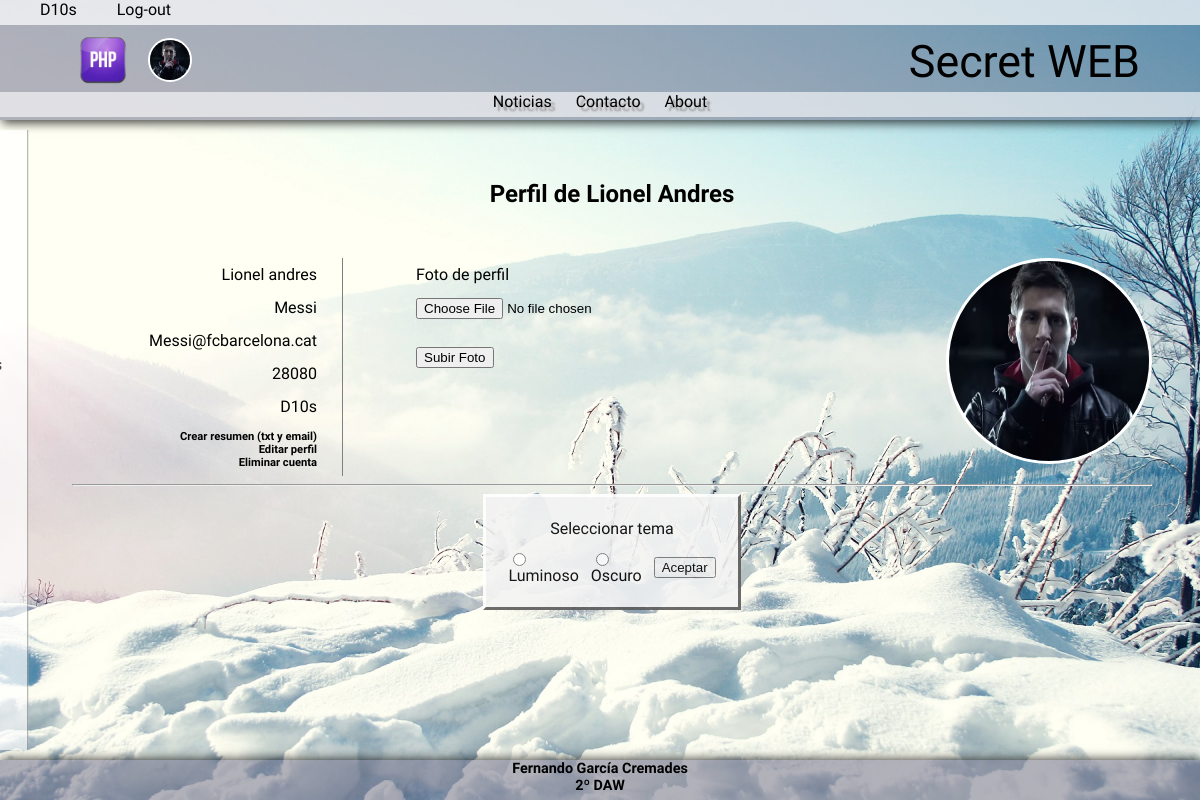
Page /perfil.php (signed in) on the committed database.
### tables this page shows
CREATE TABLE `usuario` (
  `id` int(11) NOT NULL AUTO_INCREMENT,
  `nombre` varchar(50) NOT NULL,
  `apellidos` varchar(100) NOT NULL,
  `correo` varchar(100) NOT NULL,
  `cp` int(5) NOT NULL,
  `pass` varchar(255) NOT NULL,
  `nick` varchar(50) NOT NULL,
  PRIMARY KEY (`id`)
);

### perfil.php (the view, shortened to what this page needs)
<?php
include "includes/cabecera.php";
?>
<article>
<h2>Perfil de <?=ucwords(strtolower($usuario["nombre"])); ?></h2>
<ul class="perfil">
	<li><?=ucfirst(strtolower($usuario["nombre"])); ?></li>
	<li><?=ucwords(strtolower($usuario["apellidos"])); ?></li>
	<li><?=ucfirst(strtolower($usuario["correo"])); ?></li>
	<li><?=ucfirst(strtolower($usuario["cp"])); ?></li>
	<li><?=ucfirst(strtolower($usuario["nick"])); ?></li>
	<li><a class="perfil" href="informe.php">Crear resumen (txt y email)</a>
		<a class="perfil" href="editar_usuario.php">Editar perfil</a>
		<a class="perfil" href="borrar_usuario.php">Eliminar cuenta</a>
	</li>
</ul>
<?php
	include "includes/formulario_foto.php";
?>
</article>
<br>
<hr>
<form class="tema" action="<?=$_SERVER["PHP_SELF"];?>" method="POST">
	<table>
		<tr><td colspan="3">Seleccionar tema</td></tr>
		<tr>
		<td><input type="radio" name="cambiartema" value="luminoso">Luminoso</td>
		<td><input type="radio" name="cambiartema" value="oscuro">Oscuro</td>
		<td><input type="submit" name="tema" value="Aceptar"></td>
		</tr>
	</table>
</form>
<?php
include "includes/pie.php";

### includes/style/estilo.css (style rules this page uses)
html { background: url("../img/fondo.jpg") no-repeat center center fixed; background-size: cover; }
body { font-family: 'Exo', sans-serif; text-align: justify; margin: 0; padding: 0; }
h2 { font-weight: 700; text-align: center; padding: 30px 30px; }
table { vertical-align: center; position: center; border: 3px solid; border-color: #FFFFFF #5C5B5B #5C5B5B #FFFFFF; background-color: #f3f3f3; text-align: left; padding: 15px; margin: auto; opacity: 0.9; }
td { text-align: center; padding: 5px; }
ul { margin: 0; padding-left: 0; width: 100%; }
li { padding: 7px 25px 7px 20px; margin: 0; list-style: none; }
ul.perfil { border-right: 1px gray solid; border-collapse: collapse; text-align: right; width: 25%; float: left; }
form.tema { clear: both; }
a { display: block; text-decoration: none; font-size: 100%; margin: 0; padding: 0; }
a.perfil { font-size: 70%; font-weight: bold; }
a:link { color: black; }
input { display: block; }
hr { clear: both; margin-top: 0.5em; }

### rows in the picture
usuario: nombre "Lionel Andres", nombre "Lionel andres", apellidos "Messi", correo "Messi@fcbarcelona.cat", cp "28080", nick "D10s"

### other values in the picture
$_SESSION["login_user"] "D10s"
